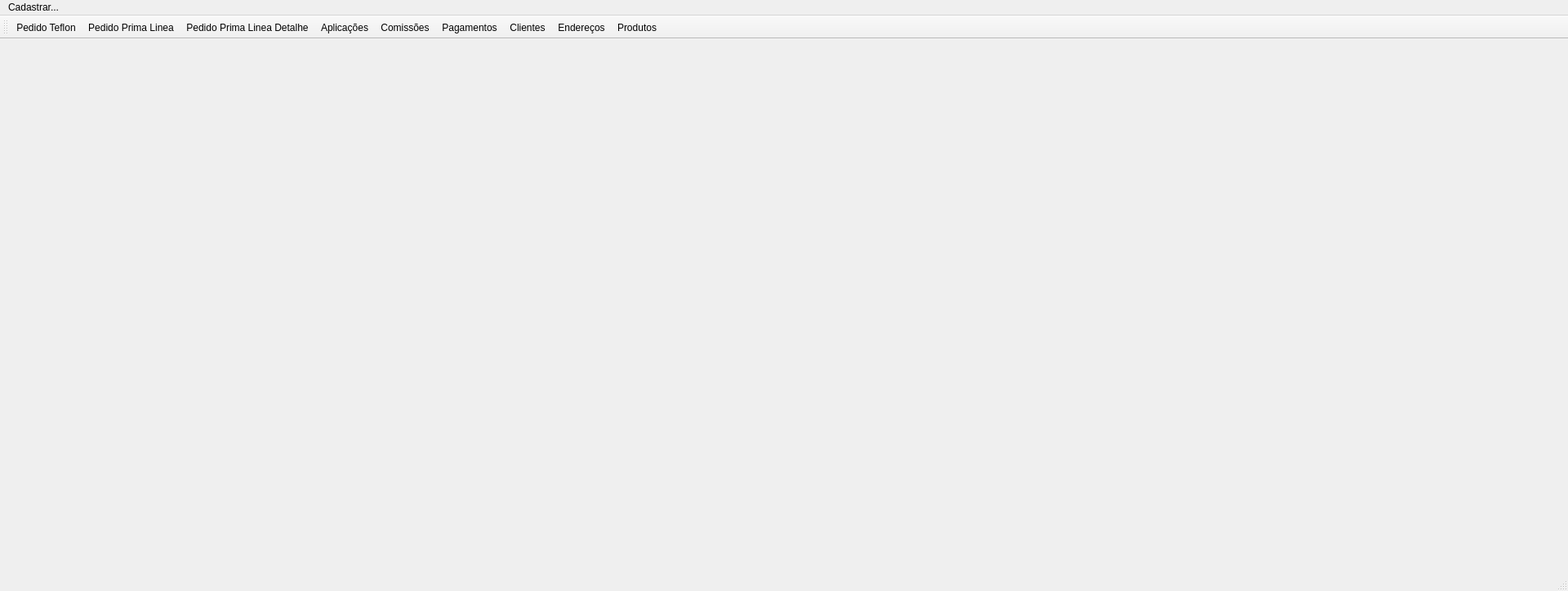
<?xml version="1.0" encoding="UTF-8"?>
<ui version="4.0">
 <class>MainWindow</class>
 <widget class="QMainWindow" name="MainWindow">
  <property name="geometry">
   <rect>
    <x>0</x>
    <y>0</y>
    <width>1920</width>
    <height>724</height>
   </rect>
  </property>
  <property name="windowTitle">
   <string>MainWindow</string>
  </property>
  <widget class="QWidget" name="centralwidget"/>
  <widget class="QMenuBar" name="menubar">
   <property name="geometry">
    <rect>
     <x>0</x>
     <y>0</y>
     <width>1920</width>
     <height>22</height>
    </rect>
   </property>
   <widget class="QMenu" name="menuCadastrar">
    <property name="title">
     <string>Cadastrar...</string>
    </property>
    <addaction name="actionCadastroVendaAtrelada"/>
    <addaction name="actionCadastroVendaIndependente"/>
    <addaction name="actionCadastroCliente"/>
    <addaction name="separator"/>
    <addaction name="actionImprimirComissoes"/>
    <addaction name="actionMarcarComoPagas"/>
    <addaction name="actionGerarRelatorioDeVendas"/>
   </widget>
   <addaction name="menuCadastrar"/>
  </widget>
  <widget class="QStatusBar" name="statusbar"/>
  <widget class="QToolBar" name="toolBar">
   <property name="windowTitle">
    <string>toolBar</string>
   </property>
   <attribute name="toolBarArea">
    <enum>TopToolBarArea</enum>
   </attribute>
   <attribute name="toolBarBreak">
    <bool>false</bool>
   </attribute>
   <addaction name="actionPedidoTeflon"/>
   <addaction name="actionPedidoPrimaLinea"/>
   <addaction name="actionPedidoPrimaLineaDetalhe"/>
   <addaction name="actionAplicacoes"/>
   <addaction name="actionComissoes"/>
   <addaction name="actionPagamentos"/>
   <addaction name="actionClientes"/>
   <addaction name="actionEnderecos"/>
   <addaction name="actionProdutos"/>
  </widget>
  <action name="actionCadastroVendaAtrelada">
   <property name="text">
    <string>Venda Atrelada</string>
   </property>
  </action>
  <action name="actionCadastroCliente">
   <property name="text">
    <string>Cliente</string>
   </property>
  </action>
  <action name="actionComissoes">
   <property name="text">
    <string>Comissões</string>
   </property>
  </action>
  <action name="actionAplicacoes">
   <property name="text">
    <string>Aplicações</string>
   </property>
  </action>
  <action name="actionClientes">
   <property name="text">
    <string>Clientes</string>
   </property>
  </action>
  <action name="actionEnderecos">
   <property name="text">
    <string>Endereços</string>
   </property>
  </action>
  <action name="actionPagamentos">
   <property name="text">
    <string>Pagamentos</string>
   </property>
  </action>
  <action name="actionPedidoPrimaLinea">
   <property name="text">
    <string>Pedido Prima Linea</string>
   </property>
  </action>
  <action name="actionPedidoTeflon">
   <property name="text">
    <string>Pedido Teflon</string>
   </property>
  </action>
  <action name="actionPedidoPrimaLineaDetalhe">
   <property name="text">
    <string>Pedido Prima Linea Detalhe</string>
   </property>
  </action>
  <action name="actionProdutos">
   <property name="text">
    <string>Produtos</string>
   </property>
  </action>
  <action name="actionImprimirComissoes">
   <property name="text">
    <string>Imprimir Comissões</string>
   </property>
  </action>
  <action name="actionCadastroVendaIndependente">
   <property name="text">
    <string>Venda Independente</string>
   </property>
  </action>
  <action name="actionMarcarComoPagas">
   <property name="text">
    <string>Marcar como Pagas</string>
   </property>
  </action>
  <action name="actionGerarRelatorioDeVendas">
   <property name="text">
    <string>Gerar relatório de Vendas</string>
   </property>
  </action>
 </widget>
 <resources/>
 <connections/>
</ui>
